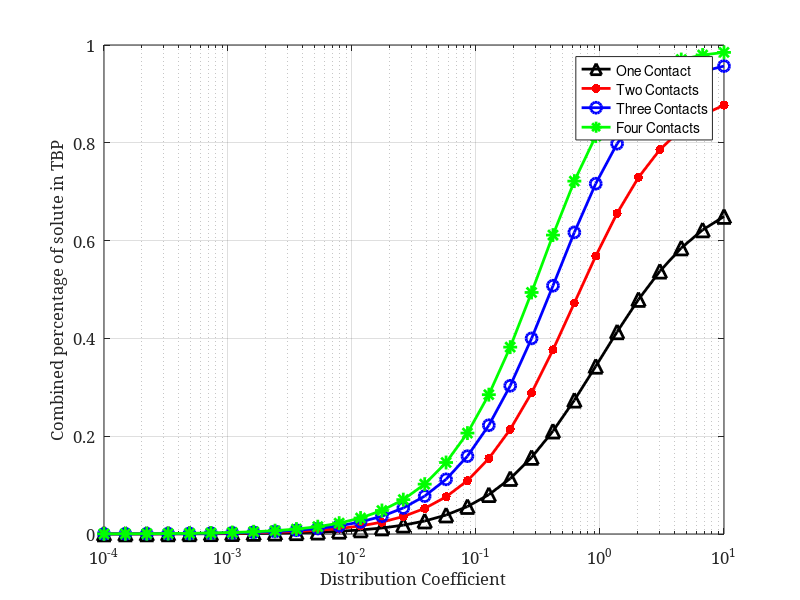

The MATLAB source for this figure: (Note: this script raises an error after producing the figure.)
%This program makes a graph showing how volume affects the mass in each 
% portion of solutionm, and single Step decontamination factors.

N=30; % Make N = 30 for prettier graphs

%%%%%%%%%%%%%%%%%%%%%%%%%%%%%%%%%%%%%%%%%%%%%%%%%%%%%%%%%%%%%%%%%%%%%%%%%%%
%%%%%%%%%%%%%%%%%%%%% Variables/Input/Setup %%%%%%%%%%%%%%%%%%%%%%%%%%%%%%%
%%%%%%%%%%%%%%%%%%%%%%%%%%%%%%%%%%%%%%%%%%%%%%%%%%%%%%%%%%%%%%%%%%%%%%%%%%%

%Volume of TBP added to stock solution (extraction)
vt=0.5;         %Linear Space

%Volume of stock solution 
vh=0.5;

%Distribution coefficents
DR=[logspace(-4,1,N)];

%Mass Percent in TBP first contact
pt=zeros(length(DR),1);
%Mass Percent in TBP second conatct
pt2=zeros(length(DR),1);
%Mass Percent in TBP third contact
pt3=zeros(length(DR),1);
%Mass Percent in TBP fourth contact
pt4=zeros(length(DR),1);

%Mass Percent in product 1 extraction 1 back-extraction
ph1e1b=zeros(length(DR),1);
%Mass Percent in product 4 extraction 1 back-extraction
ph4e1b=zeros(length(DR),1);
%Mass Percent in product 4 extraction 2 back-extraction
ph4e2b=zeros(length(DR),1);
%Mass Percent in product 4 extraction 3 back-extraction
ph4e3b=zeros(length(DR),1);

%Sum of mass percent after four contacts
spt2=zeros(length(DR),1);
spt3=zeros(length(DR),1);
spt4=zeros(length(DR),1);

%Sum of mass percent after four extractions and three back-extractions
sph4e3b=zeros(length(DR),1);

%Decontamination factor with respect to Pu 1 extraction 1 back-extraction
DF=zeros(length(DR)-1,1);
%Decontamination factor with respect to Pu 4 extraction 3 back-extraction
DF4=zeros(length(DR)-1,1);


%%%%%%%%%%%%%%%%%%%%%%%%%%%%%%%%%%%%%%%%%%%%%%%%%%%%%%%%%%%%%%%%%%%%%%%%%%%
%%%%%%%%%%%%%%%%%%%%%%%%%% Calculations %%%%%%%%%%%%%%%%%%%%%%%%%%%%%%%%%%%
%%%%%%%%%%%%%%%%%%%%%%%%%%%%%%%%%%%%%%%%%%%%%%%%%%%%%%%%%%%%%%%%%%%%%%%%%%%


%%%%%%%%%%%%%%%%%%%%%%%%%%%%%%%%% Extraction %%%%%%%%%%%%%%%%%%%%%%%%%%%%%%
%%%%%%% Calculate the percent in TBP for each Distribution ratio %%%%%%%%%%



%Multiply the separation by 5/7 because we remove only 0.5 ml not 0.7
Hold_up=5/7;
%Hold_up=1;

for i=1:length(DR)
   
   %First contact
   pt(i,1)=1./(1+(1/DR(i)).*(vh./vt)).*Hold_up;
   
   %Second Contact (if we keep the volume ratio the same between the first
   %and second contacts)
   pt2(i,1)=(1-pt(i,1)).*pt(i,1);
   
   %Third (I think this is right)
   pt3(i,1)=(1-pt2(i,1)-pt(i,1)).*pt(i,1);
   
   %Fourth (I think this is right)
   pt4(i,1)=(1-pt3(i,1)-pt2(i,1)-pt(i,1)).*pt(i,1);
   
   %Let us add up all the previous
   spt2(i,1)=pt(i,1)+pt2(i,1);
   spt3(i,1)=pt(i,1)+pt2(i,1)+pt3(i,1);
   spt4(i,1)=pt(i,1)+pt2(i,1)+pt3(i,1)+pt4(i,1); 
end

semilogx(DR,pt,'k^-','LineWidth',2,'MarkerSize',10); %One Contact
hold on;
semilogx(DR,spt2,'r.-','LineWidth',2,'MarkerSize',20); %Two Contacts
semilogx(DR,spt3,'bo-','LineWidth',2,'MarkerSize',8);  %Three Contacts
semilogx(DR,spt4,'g*-','LineWidth',2,'MarkerSize',10); %Four Contacts


xlabel ('Distribution Coefficient','FontSize',12,'Fontname','Garamond');
ylabel ('Combined percentage of solute in TBP','FontSize',13,'Fontname','Garamond');
grid on;set(gca,'FontSize',12,'Fontname','Garamond');
set(findall(gcf,'type','text'),'FontSize',12,'Fontname','Garamond');
h_legend=legend('One Contact','Two Contacts','Three Contacts','Four Contacts');
set(gca,'fontsize',12,'Fontname','Garamond')
set(h_legend,'FontSize',10);
hold off;







%%%%%%%%%%%%%%%%%%%%%%%%%%%%%%%%%%%% Back Extraction %%%%%%%%%%%%%%%%%%%%%%

%Let us assume Pu back extracts in Pu(III)

%Mass Percent in product 1 extraction 1 back-extraction
%Assume DR=0.0223
hold_up=0.5/0.6;
hold_up=1;
ph1e1b(1,1)=pt(1,1)*(1-1/(1+(1/0.0223)*(0.6/0.5)))*(hold_up);

DR_Pu_be=0.6;
vh_vt_be=2.1/2.0;
hold_up=2.0/2.1;

%Percent in TBP
TBP=1/(1+(1/DR_Pu_be)*vh_vt_be);

%Mass Percent in product 4 extraction 1 back-extraction
ph4e1b(1,1)=spt4(1,1)*(1-TBP)*hold_up;
%Mass Percent in product 4 extraction 2 back-extraction
ph4e2b(1,1)=(spt4(1,1)-ph4e1b(1,1))*(1-TBP)*hold_up;
%Mass Percent in product 4 extraction 3 back-extraction
ph4e3b(1,1)=(spt4(1,1)-ph4e1b(1,1)-ph4e2b(1,1))*(1-TBP)*hold_up;

%We added them all up
sph4e3b(1,1)=ph4e1b(1,1)+ph4e2b(1,1)+ph4e3b(1,1);

for i=2:length(DR)
    %DR here should get lower because we are lowering HNO3 concentration
    ph1e1b(i,1)=pt(i,1)*(1-1/(1+(1/(DR(i)))*(0.6/0.5)))*(0.5/0.6); 
    
    %Percent in TBP
    TBP=1/(1+(1/((DR(i)*1))*vh_vt_be));

    %Mass Percent in product 4 extraction 1 back-extraction
    ph4e1b(i,1)=spt4(i,1)*(1-TBP)*hold_up;
    %Mass Percent in product 4 extraction 2 back-extraction
    ph4e2b(i,1)=(spt4(i,1)-ph4e1b(i,1))*(1-TBP)*hold_up;
    %Mass Percent in product 4 extraction 3 back-extraction
    ph4e3b(i,1)=(spt4(i,1)-ph4e1b(i,1)-ph4e2b(i,1))*(1-TBP)*hold_up;

    %We added them all up
    sph4e3b(i,1)=ph4e1b(i,1)+ph4e2b(i,1)+ph4e3b(i,1);
    
end





%%%%%%%%%%%%%%%% Calculate the DF with respect to Pu %%%%%%%%%%%%%%%%%%%%%%

for i=2:length(DR) %i starts at 3 because FP start at 3
    %Decontamination factors for 1 extraction 1 back extraction
    DF(i-1,:)=ph1e1b(1,:).*(ph1e1b(i,:).^-1);
    
    %Decontamination factors for 4 extractions 3 back-extractions
    DF4(i-1,:)=sph4e3b(1,:).*(sph4e3b(i,:).^-1);
    
end


%%%%%%%%%%%%%%%%%%%%%%%%%%%%%%%%%%%%%%%%%%%%%%%%%%%%%%%%%%%%%%%%%%%%%%%%%%%
%%%%%%%%%%%%%%%%%%%%%%%%%%%%% Plotting %%%%%%%%%%%%%%%%%%%%%%%%%%%%%%%%%%%%
%%%%%%%%%%%%%%%%%%%%%%%%%%%%%%%%%%%%%%%%%%%%%%%%%%%%%%%%%%%%%%%%%%%%%%%%%%%


%Plot Ratios
plot(DR(1,2:N+1),DF4./DF,'k^-','LineWidth',2,'MarkerSize',10) %Ratio
xlabel ('Distribution Coefficient','FontSize',12,'Fontname','Garamond');
ylabel ('Exp4_{DF}/Exp1_{DF}','FontSize',13,'Fontname','Garamond');
grid on;set(gca,'FontSize',12,'Fontname','Garamond');
set(findall(gcf,'type','text'),'FontSize',12,'Fontname','Garamond');

hold off;



%%%%%%%%%%%%%%%%%%%%%%%%%%% First and fourth contact (no add)%%%%%%%%%%%%%%
%%%%%%%%%%%%%%%% Plot the Decontamination Factor in TBP %%%%%%%%%%%%%%%%%%%
%%%%%%%%%%%%%%%%%%%%%%%%%%%  Log Log Scale %%%%%%%%%%%%%%%%%%%%%%%%%%%%%%%%

loglog(DR(1,2:N+1),DF,'k^-','LineWidth',2,'MarkerSize',10); %First Exp
hold on;
loglog(DR(1,2:N+1),DF4,'r.-','LineWidth',2,'MarkerSize',20); %Second Exp

xlabel ('Distribution Coefficient','FontSize',12,'Fontname','Garamond');
ylabel ('Decontamination Factor','FontSize',13,'Fontname','Garamond');
grid on;set(gca,'FontSize',12,'Fontname','Garamond');
set(findall(gcf,'type','text'),'FontSize',12,'Fontname','Garamond');
h_legend=legend('First Experiment','Second Experiment');
set(gca,'fontsize',12,'Fontname','Garamond')
set(h_legend,'FontSize',10);
hold off;



disp(mean(DF4./DF))
